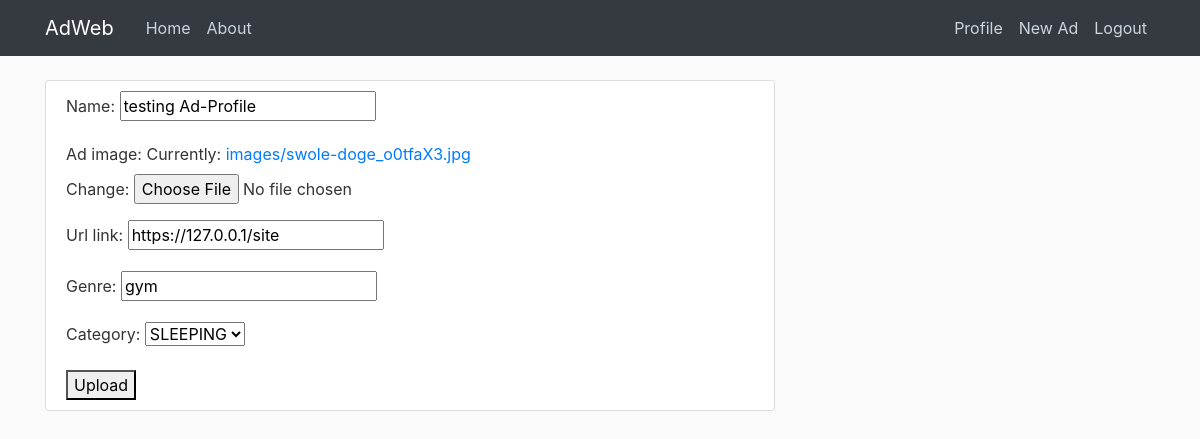
The app's page /site/advertisement/5/update/ (signed in), older data.
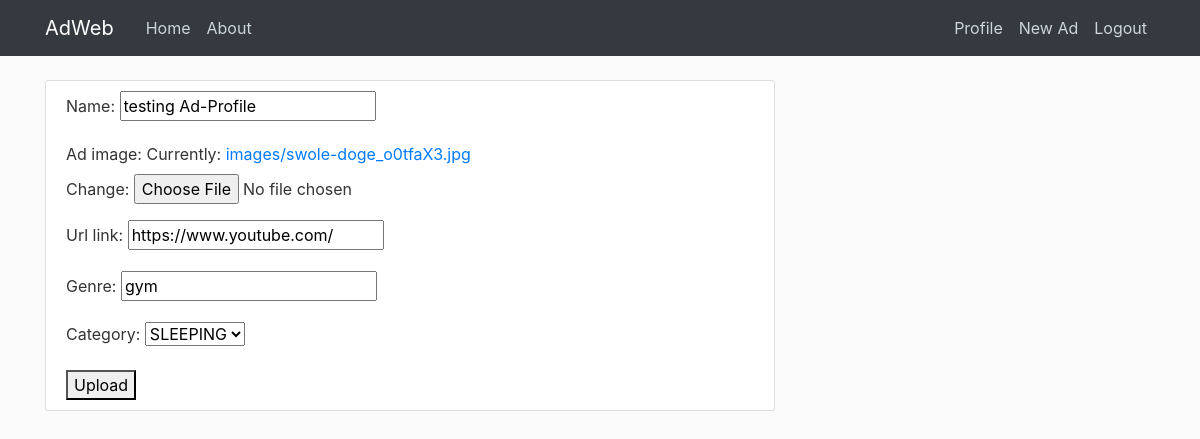
The same page, newer data.
### adtool/models.py (models this page shows, shortened)
class Advertisement(models.Model):
    name = models.CharField(max_length=50)
    ad_image = models.ImageField(upload_to='images/')
    url_link = models.URLField(default="")
    clicks = models.IntegerField(default=0)
    genre = models.CharField(max_length=30, default="")
    category = models.CharField(
        max_length=10, choices=CATEGORY_CHOICES, default='sleeping')
    user = models.ForeignKey(User, on_delete=models.CASCADE)

### adtool/views.py (the view, shortened to what this page needs)
class AdvertisementUpdateView(LoginRequiredMixin, UserPassesTestMixin, UpdateView):
    model = Advertisement
    fields = fields = ['name', 'ad_image', 'url_link', 'genre', 'category']
    def test_func(self):
        advertisement = self.get_object()
        if self.request.user == advertisement.user:
            return True
        return False

### adtool/templates/adtool/advertisement_form.html (shortened to what this page needs)
{% extends 'adtool/base.html' %}
{% block content %}
<div class="content-section">
    <form method="post" enctype="multipart/form-data">
        {{ form.as_p }}
        <button type="submit">Upload</button>
    </form>
</div>
{% endblock content %}

Row changes from the older to the newer data that the page shows:
changed Advertisement "testing Ad-Profile": url_link "https://127.0.0.1/site" → "https://www.youtube.com/"
